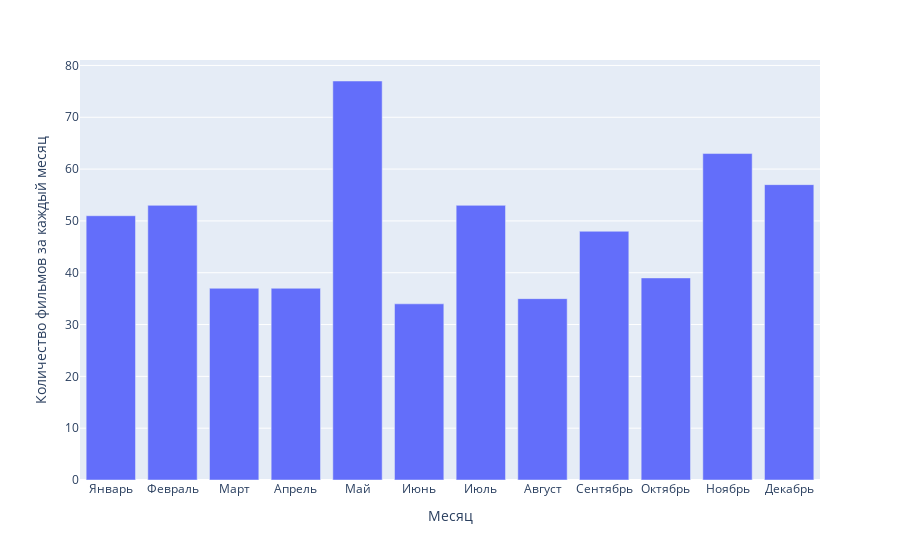

This figure's notebook cell:
### Code cell
months = ['Январь','Февраль','Март','Апрель','Май','Июнь','Июль','Август','Сентябрь','Октябрь','Ноябрь','Декабрь']

fig = px.bar(data_frame=netflix, x=months, y=month.values, labels={'y':'Количество фильмов за каждый месяц', 'x':'Месяц'})

fig.show()

### Figure 1 — Plotly figure (JSON) as saved in the notebook; plotly's stock layout.template omitted (floating-point values rounded to 4 significant figures)
{"data": [{"alignmentgroup": "True", "hovertemplate": "Месяц=%{x}<br>Количество фильмов за каждый месяц=%{y}<extra></extra>", "legendgroup": "", "marker": {"color": "#636efa", "pattern": {"shape": ""}}, "name": "", "offsetgroup": "", "orientation": "v", "showlegend": false, "textposition": "auto", "type": "bar", "x": ["Январь", "Февраль", "Март", "Апрель", "Май", "Июнь", "Июль", "Август", "Сентябрь", "Октябрь", "Ноябрь", "Декабрь"], "xaxis": "x", "y": [51, 53, 37, 37, 77, 34, 53, 35, 48, 39, 63, 57], "yaxis": "y"}], "layout": {"barmode": "relative", "legend": {"tracegroupgap": 0}, "margin": {"t": 60}, "xaxis": {"anchor": "y", "domain": [0, 1], "title": {"text": "Месяц"}}, "yaxis": {"anchor": "x", "domain": [0, 1], "title": {"text": "Количество фильмов за каждый месяц"}}}}
